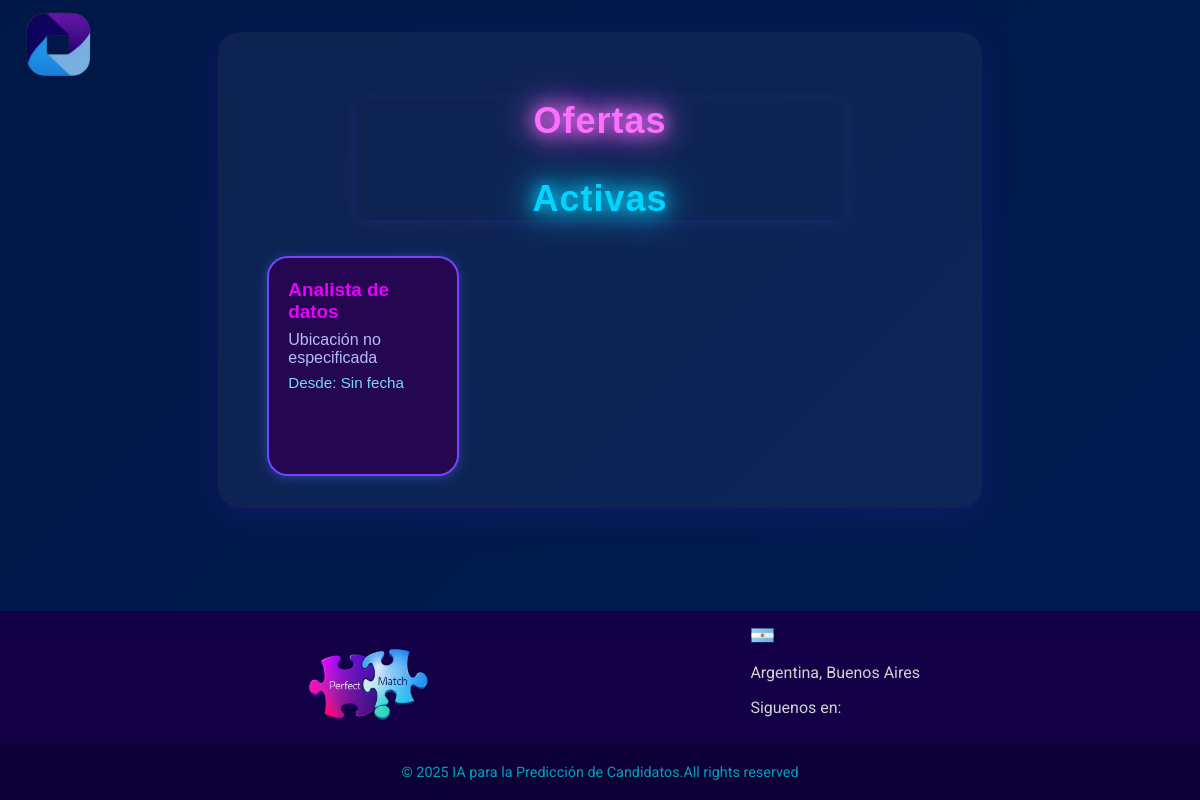
/portal_ofertas, run on an earlier commit of the app's database.
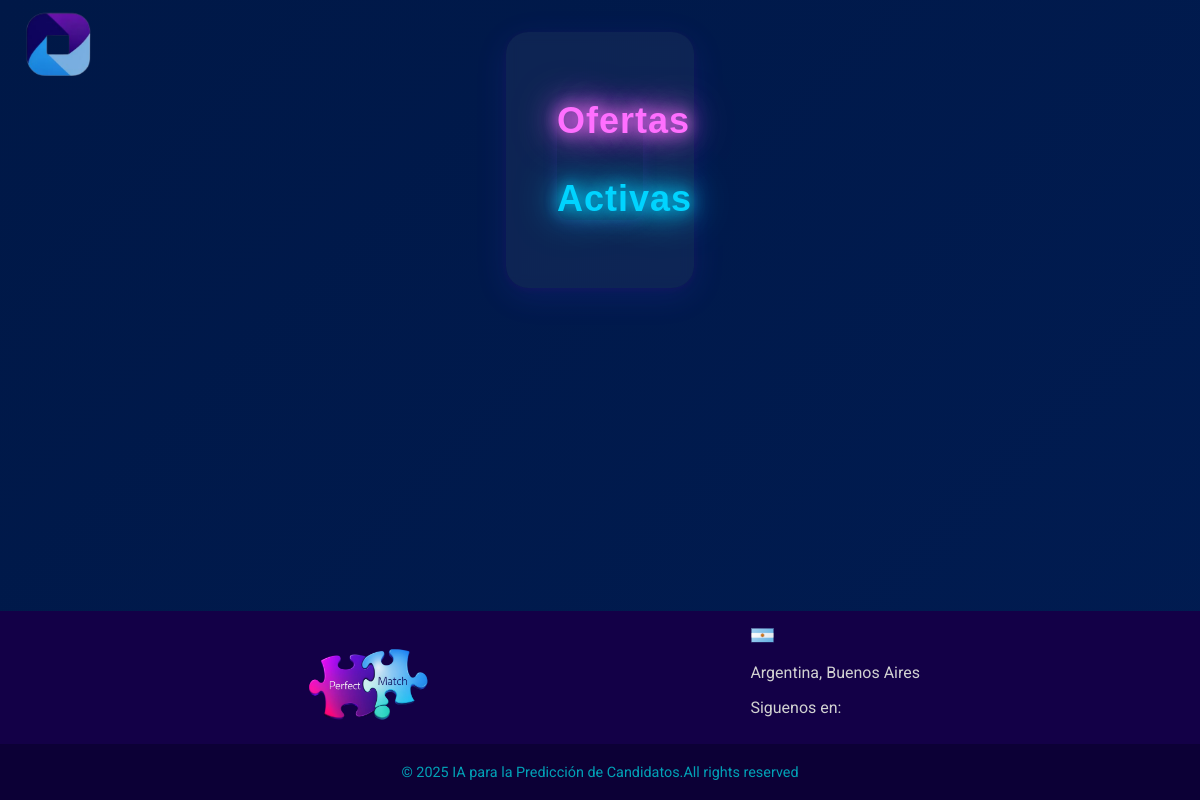
And on a later commit of the database.
### app.py (models this page shows)
class OfertaLaboral(db.Model):
    __tablename__ = "oferta_laboral"
    idOfer = db.Column(db.Integer, primary_key=True, autoincrement=True)
    nombre = db.Column(db.String(200), nullable=False, unique=True)
    fecha_cierre = db.Column(db.DateTime, nullable=False)
    max_candidatos = db.Column(db.Integer, nullable=False)
    cant_candidatos = db.Column(db.Integer, nullable=False, default=0)
    remuneracion = db.Column(db.String(50), nullable=False)
    beneficio = db.Column(db.String(200), nullable=True)
    descripcion = db.Column(db.String(200), nullable=True)
    estado = db.Column(db.String(50), nullable=False, default="Activa")
    modalidad = db.Column(db.String(20), nullable=False)
    usuario_responsable = db.Column(db.String(100), nullable=False)
    postulaciones = db.relationship("Postulacion", back_populates="oferta", cascade="all, delete-orphan", lazy=True)
    educaciones = db.relationship("OfertaEducacion", back_populates="oferta", lazy=True)
    tecnologias = db.relationship("OfertaTecnologia", back_populates="oferta", lazy=True)
    tecnologias2 = db.relationship("OfertaTecnologia2", back_populates="oferta", lazy=True)
    habilidades = db.relationship("OfertaHabilidad", back_populates="oferta", lazy=True)
    habilidades2 = db.relationship("OfertaHabilidad2", back_populates="oferta", lazy=True)

### app.py (the view)
@app.route('/portal_ofertas')
def portal_ofertas():
    ofertas_activas = OfertaLaboral.query.filter_by(estado="Activa").all()
    return render_template('portal_ofertas.html', ofertas_activas=ofertas_activas)

### templates/portal_ofertas.html (shortened to what this page needs)
<!DOCTYPE html>
<html lang="es">
<head>
    <link rel="stylesheet" href="{{ url_for('static', filename='css/postulacion.css') }}">
    <link rel="stylesheet" href="{{ url_for('static', filename='cargarCV.css') }}">
    <link rel="stylesheet" href="{{ url_for('static', filename='css/footer.css') }}">
    <link rel="stylesheet" href="{{ url_for('static', filename='css/portal_ofertas.css') }}">
</head>
<body>
    <header>
        <div>
            <img class="logo" src="{{ url_for('static', filename='images/logoApptitudAI.png') }}"
                alt="Logo de ApptitudAI">
        </div>
    </header>
    <main>
        <div class="ofertas-section">
            <div class="ofertas-title">
                <p class="title-perfect">Ofertas</p>
                <p class="title-match">Activas</p>
            </div>
            <div class="ofertas-grid" id="ofertas-activas-grid">
                {% for oferta in ofertas_activas %}
                <div class="oferta-card" data-oferta-id="{{ oferta.idOfer }}">
                    <div class="oferta-summary">
                        <h3>{{ oferta.nombre }}</h3>
                        <p>{{ oferta.ubicacion or 'Ubicación no especificada' }}</p>
                        <div class="oferta-fecha">Desde: {{ oferta.fecha_inicio.strftime('%Y-%m-%d') if
                            oferta.fecha_inicio else 'Sin fecha' }}</div>
                    </div>
                </div>
                {% endfor %}
            </div>
        </div>
    </main>
    {% include "layout/footer.html" %}
</body>
</html>

What changed in the data, as far as the page shows it:
no longer on this page (row edited): OfertaLaboral: nombre "Analista de datos", ubicacion "Ubicación no especificada", fecha_inicio "Sin fecha"
